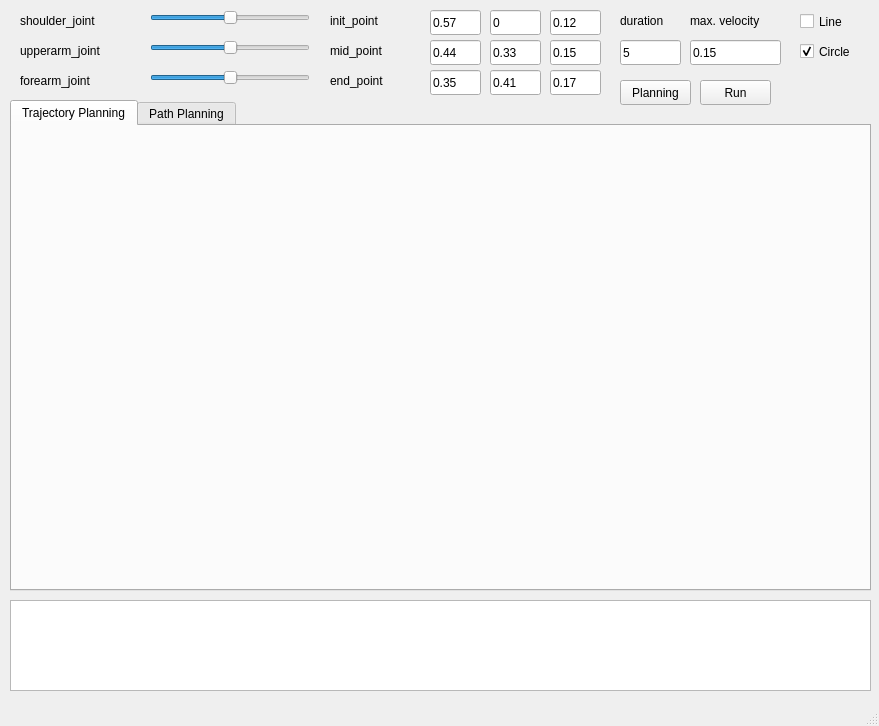
<?xml version="1.0" encoding="UTF-8"?>
<ui version="4.0">
 <class>MainWindow</class>
 <widget class="QMainWindow" name="MainWindow">
  <property name="geometry">
   <rect>
    <x>0</x>
    <y>0</y>
    <width>879</width>
    <height>726</height>
   </rect>
  </property>
  <property name="windowTitle">
   <string>MainWindow</string>
  </property>
  <widget class="QWidget" name="centralwidget">
   <widget class="QLabel" name="shoulderJointLabel">
    <property name="geometry">
     <rect>
      <x>20</x>
      <y>10</y>
      <width>111</width>
      <height>21</height>
     </rect>
    </property>
    <property name="text">
     <string>shoulder_joint</string>
    </property>
   </widget>
   <widget class="QLabel" name="upperarmJointLabel">
    <property name="geometry">
     <rect>
      <x>20</x>
      <y>40</y>
      <width>111</width>
      <height>21</height>
     </rect>
    </property>
    <property name="text">
     <string>upperarm_joint</string>
    </property>
   </widget>
   <widget class="QLabel" name="forearmJointLabel">
    <property name="geometry">
     <rect>
      <x>20</x>
      <y>70</y>
      <width>111</width>
      <height>21</height>
     </rect>
    </property>
    <property name="text">
     <string>forearm_joint</string>
    </property>
   </widget>
   <widget class="QSlider" name="shoulderJointSlider">
    <property name="geometry">
     <rect>
      <x>150</x>
      <y>10</y>
      <width>160</width>
      <height>16</height>
     </rect>
    </property>
    <property name="minimum">
     <number>-135</number>
    </property>
    <property name="maximum">
     <number>135</number>
    </property>
    <property name="value">
     <number>0</number>
    </property>
    <property name="orientation">
     <enum>Qt::Horizontal</enum>
    </property>
   </widget>
   <widget class="QSlider" name="upperarmJointSlider">
    <property name="geometry">
     <rect>
      <x>150</x>
      <y>40</y>
      <width>160</width>
      <height>16</height>
     </rect>
    </property>
    <property name="minimum">
     <number>-135</number>
    </property>
    <property name="maximum">
     <number>135</number>
    </property>
    <property name="orientation">
     <enum>Qt::Horizontal</enum>
    </property>
   </widget>
   <widget class="QSlider" name="forearmJointSlider">
    <property name="geometry">
     <rect>
      <x>150</x>
      <y>70</y>
      <width>160</width>
      <height>16</height>
     </rect>
    </property>
    <property name="minimum">
     <number>-12</number>
    </property>
    <property name="maximum">
     <number>12</number>
    </property>
    <property name="value">
     <number>0</number>
    </property>
    <property name="orientation">
     <enum>Qt::Horizontal</enum>
    </property>
   </widget>
   <widget class="QLabel" name="initPointLabel">
    <property name="geometry">
     <rect>
      <x>330</x>
      <y>10</y>
      <width>91</width>
      <height>21</height>
     </rect>
    </property>
    <property name="text">
     <string>init_point</string>
    </property>
   </widget>
   <widget class="QLabel" name="endPointLabel">
    <property name="geometry">
     <rect>
      <x>330</x>
      <y>70</y>
      <width>91</width>
      <height>21</height>
     </rect>
    </property>
    <property name="text">
     <string>end_point</string>
    </property>
   </widget>
   <widget class="QLineEdit" name="initXlineEdit">
    <property name="geometry">
     <rect>
      <x>430</x>
      <y>10</y>
      <width>51</width>
      <height>25</height>
     </rect>
    </property>
    <property name="text">
     <string>0.57</string>
    </property>
   </widget>
   <widget class="QLineEdit" name="initYlineEdit">
    <property name="geometry">
     <rect>
      <x>490</x>
      <y>10</y>
      <width>51</width>
      <height>25</height>
     </rect>
    </property>
    <property name="text">
     <string>0</string>
    </property>
   </widget>
   <widget class="QLineEdit" name="initZlineEdit">
    <property name="geometry">
     <rect>
      <x>550</x>
      <y>10</y>
      <width>51</width>
      <height>25</height>
     </rect>
    </property>
    <property name="text">
     <string>0.12</string>
    </property>
   </widget>
   <widget class="QLineEdit" name="endXlineEdit">
    <property name="geometry">
     <rect>
      <x>430</x>
      <y>70</y>
      <width>51</width>
      <height>25</height>
     </rect>
    </property>
    <property name="text">
     <string>0.35</string>
    </property>
   </widget>
   <widget class="QLineEdit" name="endYlineEdit">
    <property name="geometry">
     <rect>
      <x>490</x>
      <y>70</y>
      <width>51</width>
      <height>25</height>
     </rect>
    </property>
    <property name="text">
     <string>0.41</string>
    </property>
   </widget>
   <widget class="QLineEdit" name="endZlineEdit">
    <property name="geometry">
     <rect>
      <x>550</x>
      <y>70</y>
      <width>51</width>
      <height>25</height>
     </rect>
    </property>
    <property name="text">
     <string>0.17</string>
    </property>
   </widget>
   <widget class="QPushButton" name="planningButton">
    <property name="geometry">
     <rect>
      <x>620</x>
      <y>80</y>
      <width>71</width>
      <height>25</height>
     </rect>
    </property>
    <property name="text">
     <string>Planning</string>
    </property>
   </widget>
   <widget class="QLabel" name="durationLabel">
    <property name="geometry">
     <rect>
      <x>620</x>
      <y>10</y>
      <width>71</width>
      <height>21</height>
     </rect>
    </property>
    <property name="text">
     <string>duration</string>
    </property>
   </widget>
   <widget class="QLineEdit" name="durationlineEdit">
    <property name="geometry">
     <rect>
      <x>620</x>
      <y>40</y>
      <width>61</width>
      <height>25</height>
     </rect>
    </property>
    <property name="text">
     <string>5</string>
    </property>
   </widget>
   <widget class="QLabel" name="maxVelocityLabel">
    <property name="geometry">
     <rect>
      <x>690</x>
      <y>10</y>
      <width>91</width>
      <height>21</height>
     </rect>
    </property>
    <property name="text">
     <string>max. velocity</string>
    </property>
   </widget>
   <widget class="QLineEdit" name="maxVelocitylineEdit">
    <property name="geometry">
     <rect>
      <x>690</x>
      <y>40</y>
      <width>91</width>
      <height>25</height>
     </rect>
    </property>
    <property name="text">
     <string>0.15</string>
    </property>
    <property name="readOnly">
     <bool>false</bool>
    </property>
    <property name="clearButtonEnabled">
     <bool>false</bool>
    </property>
   </widget>
   <widget class="QCheckBox" name="lineBox">
    <property name="enabled">
     <bool>true</bool>
    </property>
    <property name="geometry">
     <rect>
      <x>800</x>
      <y>10</y>
      <width>61</width>
      <height>23</height>
     </rect>
    </property>
    <property name="text">
     <string>Line</string>
    </property>
    <property name="checked">
     <bool>false</bool>
    </property>
   </widget>
   <widget class="QLabel" name="midPointLabel">
    <property name="geometry">
     <rect>
      <x>330</x>
      <y>40</y>
      <width>91</width>
      <height>21</height>
     </rect>
    </property>
    <property name="text">
     <string>mid_point</string>
    </property>
   </widget>
   <widget class="QLineEdit" name="midYlineEdit">
    <property name="geometry">
     <rect>
      <x>490</x>
      <y>40</y>
      <width>51</width>
      <height>25</height>
     </rect>
    </property>
    <property name="text">
     <string>0.33</string>
    </property>
   </widget>
   <widget class="QLineEdit" name="midXlineEdit">
    <property name="geometry">
     <rect>
      <x>430</x>
      <y>40</y>
      <width>51</width>
      <height>25</height>
     </rect>
    </property>
    <property name="text">
     <string>0.44</string>
    </property>
   </widget>
   <widget class="QLineEdit" name="midZlineEdit">
    <property name="geometry">
     <rect>
      <x>550</x>
      <y>40</y>
      <width>51</width>
      <height>25</height>
     </rect>
    </property>
    <property name="text">
     <string>0.15</string>
    </property>
   </widget>
   <widget class="QCheckBox" name="circleBox">
    <property name="geometry">
     <rect>
      <x>800</x>
      <y>40</y>
      <width>71</width>
      <height>23</height>
     </rect>
    </property>
    <property name="text">
     <string>Circle</string>
    </property>
    <property name="checked">
     <bool>true</bool>
    </property>
   </widget>
   <widget class="QTextEdit" name="notificationEdit">
    <property name="geometry">
     <rect>
      <x>10</x>
      <y>600</y>
      <width>861</width>
      <height>91</height>
     </rect>
    </property>
    <property name="readOnly">
     <bool>true</bool>
    </property>
   </widget>
   <widget class="QPushButton" name="runButton">
    <property name="geometry">
     <rect>
      <x>700</x>
      <y>80</y>
      <width>71</width>
      <height>25</height>
     </rect>
    </property>
    <property name="text">
     <string>Run</string>
    </property>
   </widget>
   <widget class="QTabWidget" name="modeTabs">
    <property name="geometry">
     <rect>
      <x>10</x>
      <y>100</y>
      <width>861</width>
      <height>491</height>
     </rect>
    </property>
    <property name="currentIndex">
     <number>0</number>
    </property>
    <widget class="QWidget" name="trajectoryTab">
     <attribute name="title">
      <string>Trajectory Planning</string>
     </attribute>
     <widget class="QCustomPlot" name="positionPlot" native="true">
      <property name="geometry">
       <rect>
        <x>10</x>
        <y>10</y>
        <width>841</width>
        <height>141</height>
       </rect>
      </property>
     </widget>
     <widget class="QCustomPlot" name="velocityPlot" native="true">
      <property name="geometry">
       <rect>
        <x>10</x>
        <y>160</y>
        <width>841</width>
        <height>141</height>
       </rect>
      </property>
     </widget>
     <widget class="QCustomPlot" name="accelerationPlot" native="true">
      <property name="geometry">
       <rect>
        <x>10</x>
        <y>310</y>
        <width>841</width>
        <height>141</height>
       </rect>
      </property>
     </widget>
    </widget>
    <widget class="QWidget" name="pathTab">
     <attribute name="title">
      <string>Path Planning</string>
     </attribute>
    </widget>
   </widget>
  </widget>
  <widget class="QMenuBar" name="menubar">
   <property name="geometry">
    <rect>
     <x>0</x>
     <y>0</y>
     <width>879</width>
     <height>22</height>
    </rect>
   </property>
  </widget>
  <widget class="QStatusBar" name="statusbar"/>
 </widget>
 <customwidgets>
  <customwidget>
   <class>QCustomPlot</class>
   <extends>QWidget</extends>
   <header>qcustomplot.h</header>
   <container>1</container>
  </customwidget>
 </customwidgets>
 <resources/>
 <connections/>
</ui>
